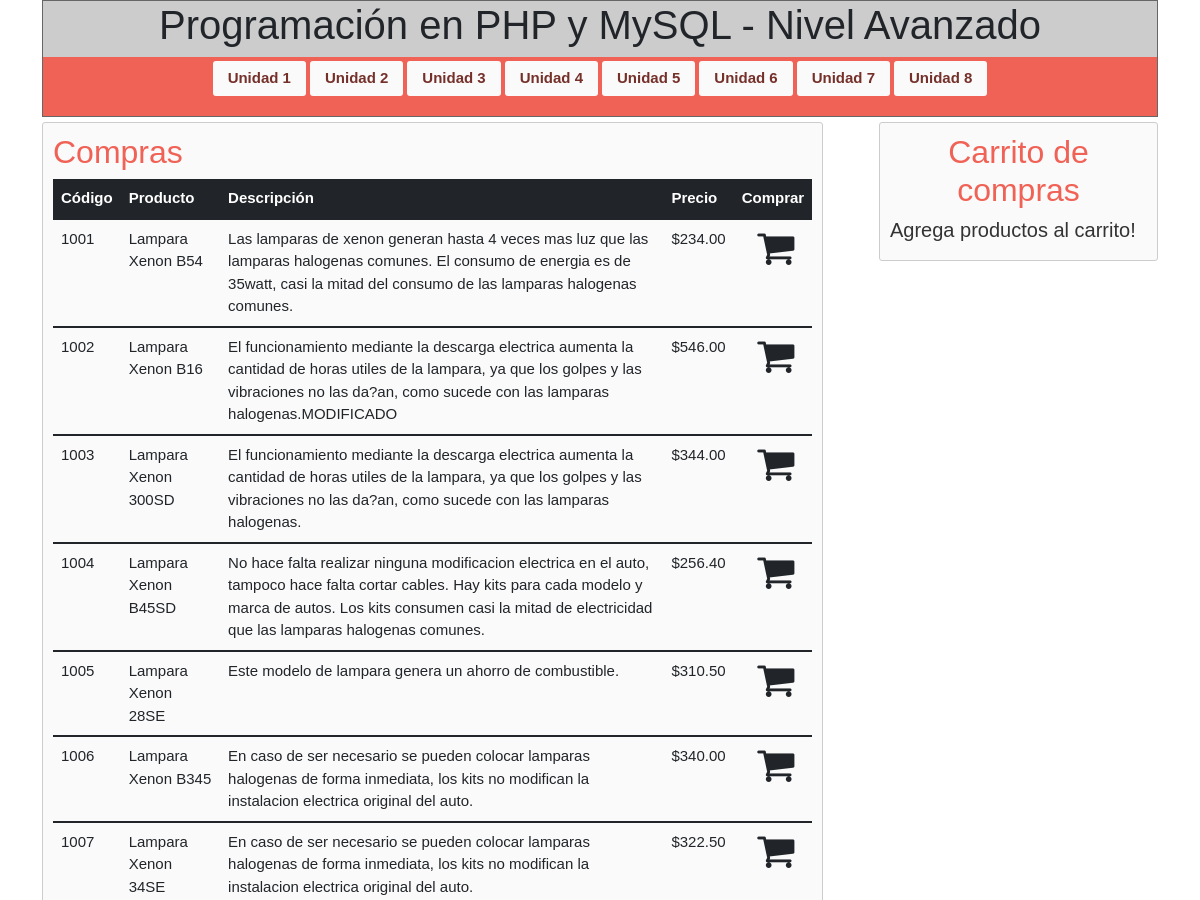
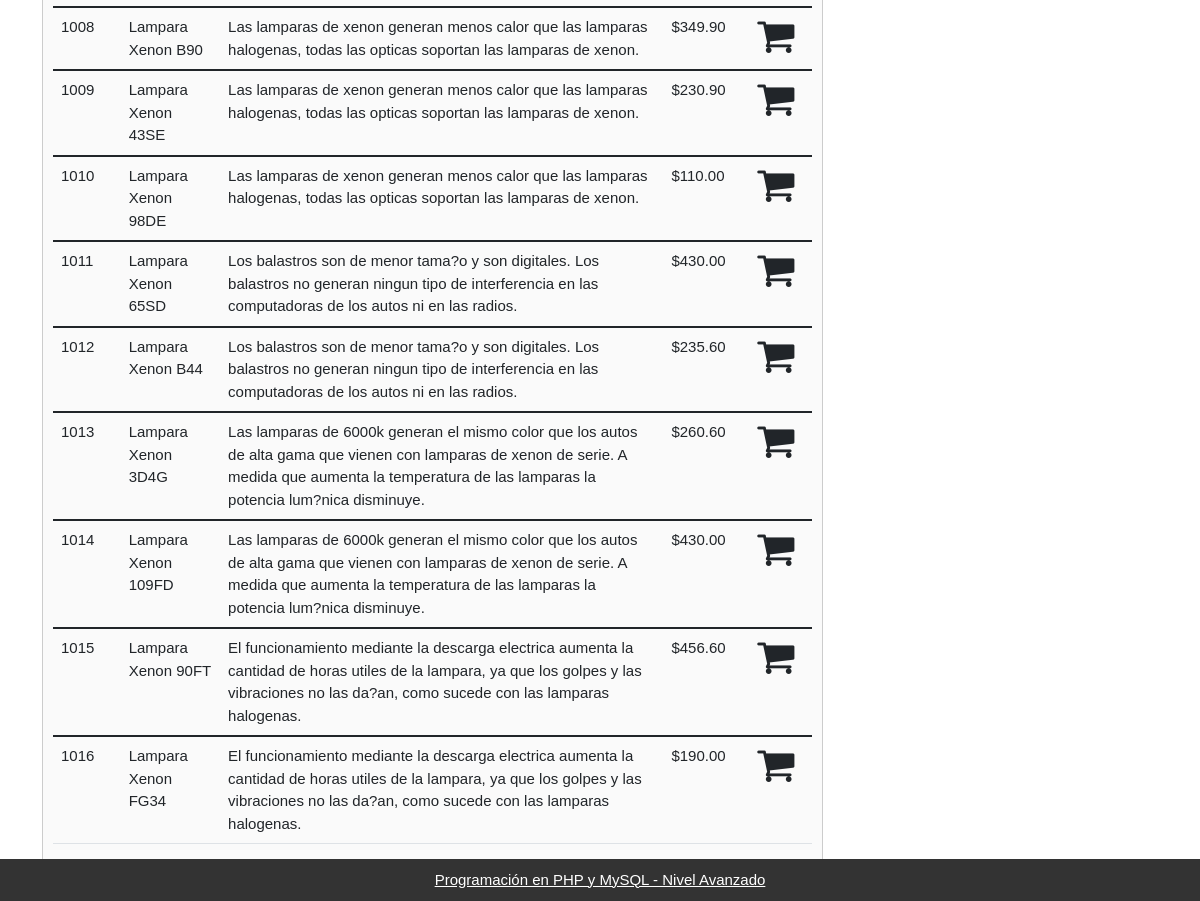
The page /unidad-8/unidad7.php on the database its author committed (2 pictures, top to bottom).
### tables this page shows
CREATE TABLE `productos` (
  `codigo` int(30) NOT NULL,
  `producto` varchar(30) NOT NULL,
  `descripcion` varchar(255) NOT NULL,
  `precio` decimal(10,2) NOT NULL
);

### unidad-8/clases/Base de Datos.php (called while the page is built, shortened)
<?php
class Basededatos {
	private $conexion;
	private function _connect($servidor, $usuario, $clave, $base) {
		$this->conexion = new mysqli($servidor, $usuario, $clave, $base);
			if(!$this->conexion->connect_errno) {
				return false;
			}
	}
	public function enviarConsulta($query) {
		$tipo = strtoupper(substr($query, 0,6));
		switch($tipo) {
			case 'SELECT':
				$resultado = $this->conexion->query($query);
				if(!$resultado) {
					$this->error = $this->conexion->error;
					return false;
				} else {
					while($fila = $resultado->fetch_assoc()) {
						$listar_datos[]=$fila;
					}
					if(isset($listar_datos)) return $listar_datos;
					return false;
				}
				break;
		}
	}
}
?>

### unidad-8/recursos.php (called while the page is built, shortened)
<?php
    include('clases/Base de Datos.php');
    include('clases/productos.php');
    $base=new Basededatos(SERVIDOR,USUARIO,CLAVE,BASE);
    $producto=new Productos($base);
?>

### unidad-8/clases/productos.php (called while the page is built, shortened)
<?php
    class Productos{
        private $bd;
        function __construct($base)
        {
            $this->bd=$base;
        }
        public function seleccionarProductos()
        {
            return $this->bd->enviarConsulta("SELECT * FROM productos");
        }
    }
?>

### unidad-8/unidad7.php (the view, shortened to what this page needs)
<!DOCTYPE html>
<html lang="es">
<head>
	<link rel="stylesheet" href="estilos.css">
	<link href="https://cdn.jsdelivr.net/npm/bootstrap@5.1.3/dist/css/bootstrap.min.css" rel="stylesheet">
	<link href="icons.css" rel="stylesheet">
</head>
<body>
<div class="container">
	<header>
		<h1>Programación en PHP y MySQL - Nivel Avanzado</h1>
	<nav>
		<?php include("botonera.php"); ?>
	</nav>
	</header>
	<section style="margin-bottom: 30px;">
		<h2>Compras</h2>
		<table class="table">
			<thead class="table-dark">
				<tr>
					<th scope="col">Código</th>
					<th scope="col">Producto</th>
					<th scope="col">Descripción</th>
					<th scope="col">Precio</th>
					<th scope="col">Comprar</th>
				</tr>
			</thead>
		<?php
			include('recursos.php');
			$listar_datos=$producto->seleccionarProductos();
			for ($i=0; $i < count($listar_datos); $i++) {
		?>
			<tbody>
				<tr>
					<td><?php echo $listar_datos[$i]['codigo']; ?></td>
					<td><?php echo $listar_datos[$i]['producto']; ?></td>
					<td><?php echo $listar_datos[$i]['descripcion']; ?></td>
					<td>$<?php echo $listar_datos[$i]['precio']; ?></td>
					<td><a href="agregar_carrito.php?code=<?php echo $listar_datos[$i]['codigo']; ?>" id="buy_icon"><span class="icon-shopping-cart" id="icon_center"></span></a></td>
				</tr>
			</tbody>
		<?php	}	?>
		</table>
	</section>
	<aside>
	<h2 style="text-align:center">Carrito de compras</h2>
		<?php
			$listar_datos=$carrito->listarCarrito();
			if (empty($listar_datos)){
				echo "<h5>Agrega productos al carrito!</h5>";
	}	?>
  </aside>
	<footer>
		<a href="https://site.elearning-total.com/courses/?com=lb">Programación en PHP y MySQL - Nivel Avanzado</a>
	</footer>
</div>
</body>
</html>

### unidad-8/botonera.php
<ul>
	<li><a href="unidad1.php">Unidad 1</a></li>
	<li><a href="unidad2.php">Unidad 2</a></li>
	<li><a href="unidad3.php">Unidad 3</a></li>
	<li><a href="unidad4.php">Unidad 4</a></li>
	<li><a href="unidad5.php">Unidad 5</a></li>
	<li><a href="unidad6.php">Unidad 6</a></li>
	<li><a href="unidad7.php">Unidad 7</a></li>
	<li><a href="unidad8.php">Unidad 8</a></li>
</ul>

### unidad-8/estilos.css (style rules this page uses)
body { overflow: scroll; overflow-x: hidden; }
.container { width:1080px; margin:0px auto; font-size:1em; font-family: "Arial", Georgia, Serif; font-size: 15px; }
header { text-align:center; border: 1px solid #666; background: #cccccc; }
a { color: #333; text-decoration: none; }
section,aside { margin-top: 5px; padding: 10px; -moz-border-radius:3px;-webkit-border-radius:3px;-o-border-radius:3px;border-radius:3px; }
section { float: left; width: 70%; background: #fafafa; border: 1px solid #ccc; }
aside { float: right; width: 25%; color: #333; background: #fafafa; border: 1px solid #ccc; }
nav { padding:0.2%; background:#f06156; margin-top: 0.5%; }
nav ul { list-style-type:none; padding:0px; width: 100%; display: table; text-align: center; }
nav ul li { display: inline; }
nav ul li a { display:inline-block; text-align:center; text-decoration:none; color: #75302a; font-weight: bold; padding:6px 15px; margin:2px; background:#fafafa; -moz-border-radius:3px;-webkit-border-radius:3px;-o-border-radius:3px;border-radius:3px; }
footer { position: fixed; width: 100%; right: 0; bottom: 0; left: 0; padding: 10px 0px 10px 0px; background-color: #333; text-align: center; }
footer a { color: #fff; }
h2 { color: #f06156; }
#buy_icon { text-decoration:none; color:#212529; }
#icon_center { font-size: 40px; margin:25%; }

### rows shown on the page
productos: codigo "1001", producto "Lampara Xenon B54", descripcion "Las lamparas de xenon generan hasta 4 veces mas luz que las lamparas halogenas comunes. El consumo de energia es de 35watt, casi la mitad del consumo de las lamparas halogenas comunes.", precio "234.00"
productos: codigo "1002", producto "Lampara Xenon B16", descripcion "El funcionamiento mediante la descarga electrica aumenta la cantidad de horas utiles de la lampara, ya que los golpes y las vibraciones no las da?an, como sucede con las lamparas halogenas.MODIFICADO", precio "546.00"
productos: codigo "1003", producto "Lampara Xenon 300SD", descripcion "El funcionamiento mediante la descarga electrica aumenta la cantidad de horas utiles de la lampara, ya que los golpes y las vibraciones no las da?an, como sucede con las lamparas halogenas.", precio "344.00"
productos: codigo "1004", producto "Lampara Xenon B45SD", descripcion "No hace falta realizar ninguna modificacion electrica en el auto, tampoco hace falta cortar cables. Hay kits para cada modelo y marca de autos. Los kits consumen casi la mitad de electricidad que las lamparas halogenas comunes.", precio "256.40"
productos: codigo "1005", producto "Lampara Xenon 28SE", descripcion "Este modelo de lampara genera un ahorro de combustible.", precio "310.50"
productos: codigo "1006", producto "Lampara Xenon B345", descripcion "En caso de ser necesario se pueden colocar lamparas halogenas de forma inmediata, los kits no modifican la instalacion electrica original del auto.", precio "340.00"
productos: codigo "1007", producto "Lampara Xenon 34SE", descripcion "En caso de ser necesario se pueden colocar lamparas halogenas de forma inmediata, los kits no modifican la instalacion electrica original del auto.", precio "322.50"
productos: codigo "1008", producto "Lampara Xenon B90", descripcion "Las lamparas de xenon generan menos calor que las lamparas halogenas, todas las opticas soportan las lamparas de xenon.", precio "349.90"
productos: codigo "1009", producto "Lampara Xenon 43SE", descripcion "Las lamparas de xenon generan menos calor que las lamparas halogenas, todas las opticas soportan las lamparas de xenon.", precio "230.90"
productos: codigo "1010", producto "Lampara Xenon 98DE", descripcion "Las lamparas de xenon generan menos calor que las lamparas halogenas, todas las opticas soportan las lamparas de xenon.", precio "110.00"
productos: codigo "1011", producto "Lampara Xenon 65SD", descripcion "Los balastros son de menor tama?o y son digitales. Los balastros no generan ningun tipo de interferencia en las computadoras de los autos ni en las radios.", precio "430.00"
productos: codigo "1012", producto "Lampara Xenon B44", descripcion "Los balastros son de menor tama?o y son digitales. Los balastros no generan ningun tipo de interferencia en las computadoras de los autos ni en las radios.", precio "235.60"
productos: codigo "1013", producto "Lampara Xenon 3D4G", descripcion "Las lamparas de 6000k generan el mismo color que los autos de alta gama que vienen con lamparas de xenon de serie. A medida que aumenta la temperatura de las lamparas la potencia lum?nica disminuye.", precio "260.60"
productos: codigo "1014", producto "Lampara Xenon 109FD", descripcion "Las lamparas de 6000k generan el mismo color que los autos de alta gama que vienen con lamparas de xenon de serie. A medida que aumenta la temperatura de las lamparas la potencia lum?nica disminuye.", precio "430.00"
productos: codigo "1015", producto "Lampara Xenon 90FT", descripcion "El funcionamiento mediante la descarga electrica aumenta la cantidad de horas utiles de la lampara, ya que los golpes y las vibraciones no las da?an, como sucede con las lamparas halogenas.", precio "456.60"
productos: codigo "1016", producto "Lampara Xenon FG34", descripcion "El funcionamiento mediante la descarga electrica aumenta la cantidad de horas utiles de la lampara, ya que los golpes y las vibraciones no las da?an, como sucede con las lamparas halogenas.", precio "190.00"
